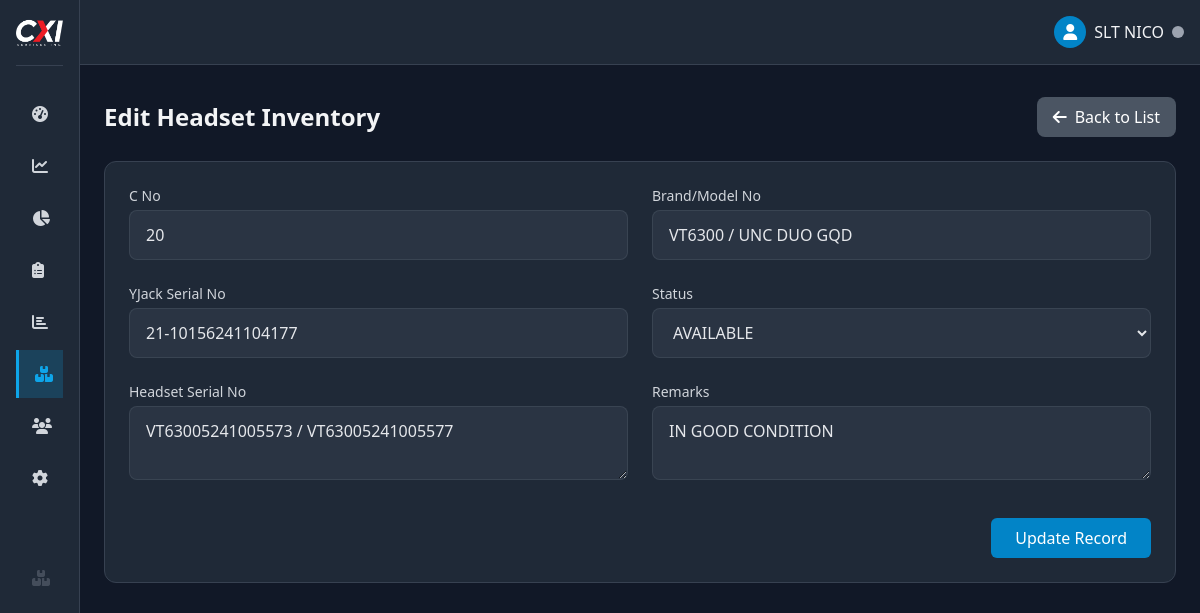
Page /admin/headset_inventory_form.php?id=23 (signed in) on the committed database.
### tables this page shows
CREATE TABLE `headset_inventory` (
  `id` int(11) NOT NULL,
  `c_no` varchar(20) NOT NULL,
  `brand` varchar(100) NOT NULL,
  `yjack_serial_no` varchar(100) NOT NULL,
  `headset_serial_no` varchar(100) NOT NULL,
  `status` varchar(50) DEFAULT 'AVAILABLE',
  `remarks` text DEFAULT NULL,
  `date_created` timestamp NOT NULL DEFAULT current_timestamp()
);

### admin/headset_inventory_form.php (the view, shortened to what this page needs)
<?php
require_once '../includes/functions.php';
$id = isset($_GET['id']) ? (int)$_GET['id'] : 0;
$action = $id ? 'edit' : 'create';
$record = null;
if ($id) {
    try {
        $stmt = $pdo->prepare("SELECT * FROM headset_inventory WHERE id = ?");
        $stmt->execute([$id]);
        $record = $stmt->fetch();
    } catch (PDOException $e) {
        $_SESSION['error'] = "Error fetching record: " . $e->getMessage();
        redirect('inventory_tracker.php?tab=headset_inventory');
    }
}
require_once '../components/layout.php';
?>
<div class="pt-2 min-h-screen">
    <main class="p-6">
        <div class="flex justify-between items-center mb-6">
            <h1 class="text-2xl font-bold"><?= $action === 'create' ? 'Add New' : 'Edit' ?> Headset Inventory</h1>
            <a href="inventory_tracker.php?tab=headset_inventory" class="bg-gray-600 hover:bg-gray-500 text-white px-4 py-2 rounded-lg flex items-center">
                <i class="fas fa-arrow-left mr-2"></i> Back to List
            </a>
        </div>
        <form method="post" class="bg-gray-800 rounded-xl border border-gray-700 p-6">
            <div class="grid grid-cols-1 md:grid-cols-2 gap-6">
                <div>
                    <label for="c_no" class="block text-sm font-medium text-gray-300 mb-1">C No</label>
                    <input type="text" id="c_no" name="c_no" value="<?= $record ? htmlspecialchars($record['c_no']) : '' ?>" required
                        class="w-full px-4 py-3 bg-gray-700/50 border border-gray-600/50 rounded-lg text-gray-200"
                        style="text-transform: uppercase;">
                </div>
                <div>
                    <label for="brand" class="block text-sm font-medium text-gray-300 mb-1">Brand/Model No</label>
                    <input type="text" id="brand" name="brand" value="<?= $record ? htmlspecialchars($record['brand']) : '' ?>" required
                        class="w-full px-4 py-3 bg-gray-700/50 border border-gray-600/50 rounded-lg text-gray-200"
                        style="text-transform: uppercase;">
                </div>
                <div>
                    <label for="yjack_serial_no" class="block text-sm font-medium text-gray-300 mb-1">YJack Serial No</label>
                    <input type="text" id="yjack_serial_no" name="yjack_serial_no" value="<?= $record ? htmlspecialchars($record['yjack_serial_no']) : '' ?>" required
                        class="w-full px-4 py-3 bg-gray-700/50 border border-gray-600/50 rounded-lg text-gray-200"
                        style="text-transform: uppercase;">
                </div>
                <div>
                    <label for="status" class="block text-sm font-medium text-gray-300 mb-1">Status</label>
                    <select id="status" name="status" required
                            class="w-full px-4 py-3 bg-gray-700/50 border border-gray-600/50 rounded-lg text-gray-200"
                            style="text-transform: uppercase;">
                        <option value="AVAILABLE" <?= $record && $record['status'] === 'AVAILABLE' ? 'selected' : '' ?>>AVAILABLE</option>
                    </select>
                </div>
                <div>
                    <label for="headset_serial_no" class="block text-sm font-medium text-gray-300 mb-1">Headset Serial No</label>
                    <textarea id="headset_serial_no" name="headset_serial_no"
                            class="w-full px-4 py-3 bg-gray-700/50 border border-gray-600/50 rounded-lg text-gray-200"
                            style="text-transform: uppercase;"><?= $record ? htmlspecialchars($record['headset_serial_no']) : '' ?></textarea>
                </div>
                <div>
                    <label for="remarks" class="block text-sm font-medium text-gray-300 mb-1">Remarks</label>
                    <textarea id="remarks" name="remarks"
                            class="w-full px-4 py-3 bg-gray-700/50 border border-gray-600/50 rounded-lg text-gray-200"
                            style="text-transform: uppercase;"><?= $record ? htmlspecialchars($record['remarks']) : '' ?></textarea>
                </div>
            </div>
            <div class="mt-8 flex justify-end">
                <button type="submit" class="bg-primary-600 hover:bg-primary-700 text-white px-6 py-2 rounded-md">
                    <?= $action === 'create' ? 'Create Record' : 'Update Record' ?>
                </button>
            </div>
        </form>
    </main>
</div>

### rows in the picture
headset_inventory: c_no "20", brand "VT6300 / UNC DUO GQD", yjack_serial_no "21-10156241104177", status "AVAILABLE", headset_serial_no "VT63005241005573 / VT63005241005577", remarks "IN GOOD CONDITION"

### other values in the picture
$_SESSION['nickname'] "SLT NICO"
